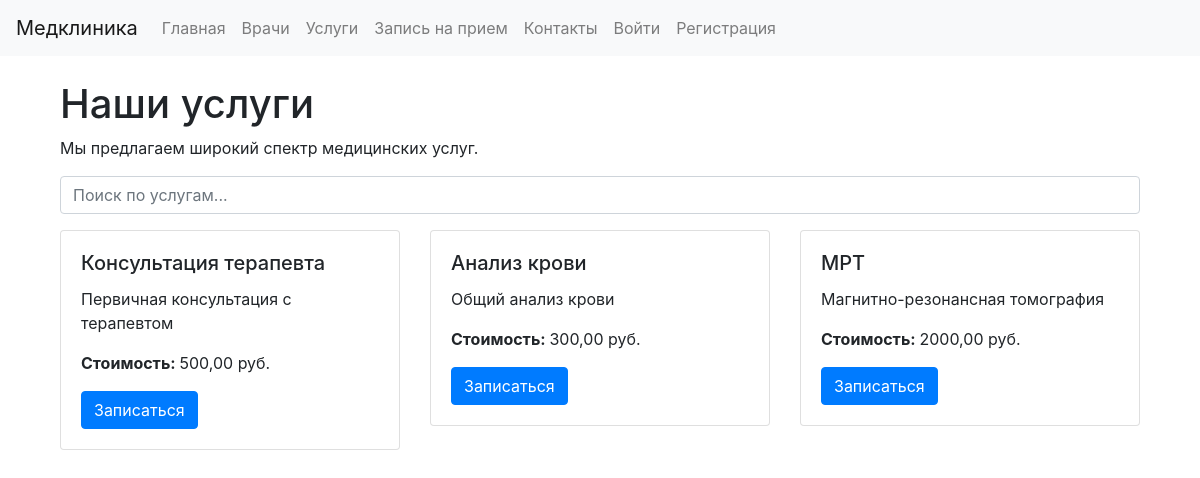
Page /services/ on the committed database.
### clinic/models.py (models this page shows, shortened)
class Service(models.Model):
    name = models.CharField("Название", max_length=100)
    description = models.TextField("Описание")
    price = models.DecimalField("Цена", max_digits=10, decimal_places=2)
    class Meta:
        verbose_name = "Услуга"
        verbose_name_plural = "Услуги"

### clinic/views.py (the view)
# urls.py: path('services/', views.service_list, name='service_list'),
def service_list(request):
    services = Service.objects.all()
    return render(request, 'clinic/service_list.html', {'services': services})

### clinic/templates/clinic/service_list.html (shortened to what this page needs)
{% extends 'clinic/base.html' %}
{% block content %}
<div class="container mt-4">
    <h1>Наши услуги</h1>
    <p>Мы предлагаем широкий спектр медицинских услуг.</p>
    <div class="form-group">
        <input type="text" class="form-control" id="service-search" placeholder="Поиск по услугам...">
    </div>
    <div class="row" id="services-list">
        {% for service in services %}
        <div class="col-md-4 mb-4">
            <div class="card">
                <div class="card-body">
                    <h5 class="card-title">{{ service.name }}</h5>
                    <p class="card-text">{{ service.description }}</p>
                    <p class="card-text"><strong>Стоимость: </strong>{{ service.price }} руб.</p>
                    <a href="{% url 'appointment_create' %}" class="btn btn-primary">Записаться</a>
                </div>
            </div>
        </div>
        {% endfor %}
    </div>
</div>
{% endblock %}

### rows in the picture
Service: name "Консультация терапевта", description "Первичная консультация с терапевтом", price "500,00"
Service: name "Анализ крови", description "Общий анализ крови", price "300,00"
Service: name "МРТ", description "Магнитно-резонансная томография", price "2000,00"
